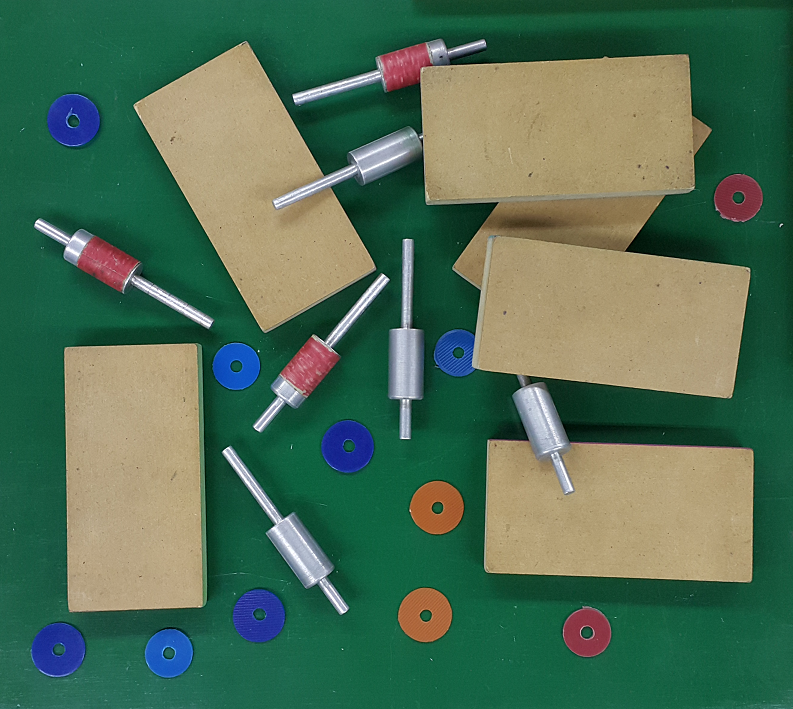
#> input picture Codigo/Clase6/Piezas.png, 793 x 709 px, found by its file name
$ jupyter execute 00.Watersheed.ipynb
#> lines starting #> are read from the running program, lines starting #| are printed output that depends on the picture; after the words box and inside, x2 and y2 are one past the last pixel; in counts of white or black regions, pixels touching at a corner belong together
# Watershed
Segmentación basada en el algoritmo de watershed o "cuenca hidrográfica"

[cell 1]
import numpy as np
import cv2 as cv
import supervision as sv

[cell 2]
# Cargamos la imagen y la binarizamos por el método de Otsu
img = cv.imread('piezas.png')
#> img is the input picture: shape (709, 793, 3); mean B, G, R 85.3, 110.7, 79.5
gray = cv.cvtColor(img,cv.COLOR_BGR2GRAY)
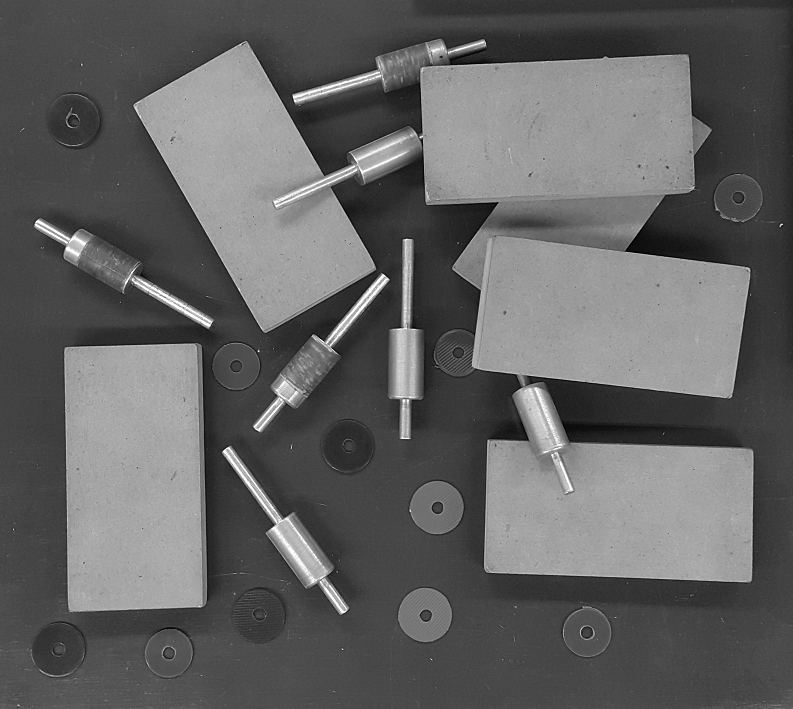
#> gray: shape (709, 793); min 0, max 255, mean 98.5

# Binarizamos...
ret, thresh = cv.threshold(gray, 0, 255, cv.THRESH_BINARY + cv.THRESH_OTSU)
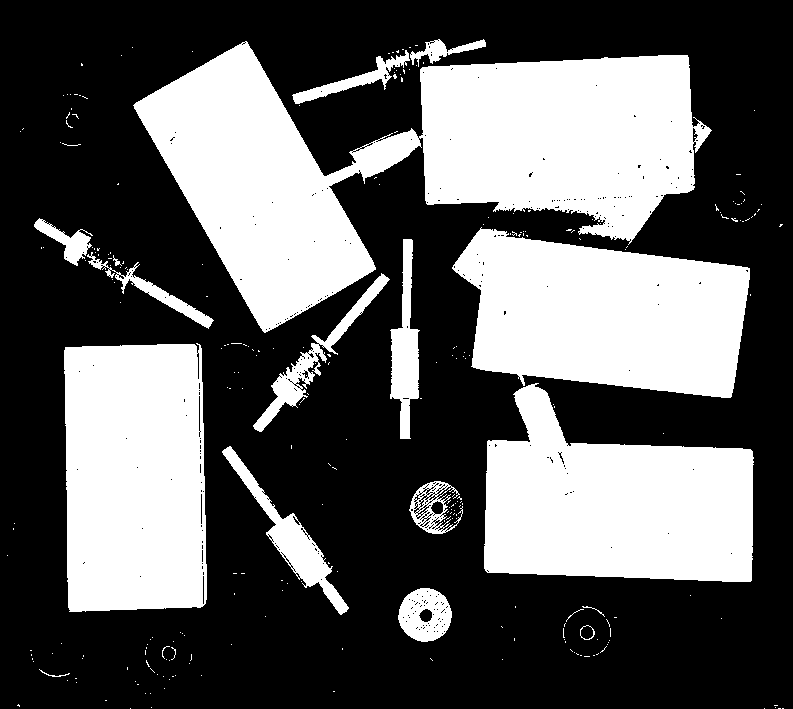
#> thresh: shape (709, 793); 36.7% white; 270 white regions (251 under 20 px), largest, box (x1, y1, x2, y2) and area: (133, 41, 712, 333) 77689, (484, 383, 754, 582) 37376, (452, 227, 750, 398) 36708
#> ret = 111

sv.plot_images_grid(
    images=[img, thresh],
    titles=["Imagen original", "Imagen binarizada"],
    grid_size=(1, 2),)
#> (this line was passed over: supervision is not available in this run)

### Marcadores

El método de watershed por OpenCV precisa que se le indiquen los marcadores (semillas) de manera que no se genere sobresegmentacion.

Esto se logra a través de operaciones morfológicas

#### Operaciones morfológicas

Se busca intentar separar fondo de objetos lo mejor posible. Quedará:

- Una zona de fondo seguro
- Una zona de objetos seguro
- Una zona de incertezas (la resta de las dos anteriores)

### Pre-procesamos mediante operaciones morfologicas

[cell 3]
# Creamos un elemento estructurante y aplicamos operaciones morfologicas
kernel = np.ones((3,3), np.uint8)

# Aplicamos una serie de iteraciones de apertura
opening = cv.morphologyEx(thresh, cv.MORPH_OPEN, kernel, iterations = 5)
#> opening: shape (709, 793); 33.7% white; 12 white regions, largest, box (x1, y1, x2, y2) and area: (421, 55, 694, 238) 39390, (484, 387, 753, 582) 37159, (458, 229, 749, 397) 36411

sv.plot_images_grid(
    images=[thresh, opening],
    titles=["Binarizada", "Binarizada + apertura"],
    grid_size=(1, 2),)
#> (this line was passed over: supervision is not available in this run)

### Buscamos las zonas de objeto (sure foreground) y fondo (sure background)

[cell 4]
# Área de fondo (background) segura. (Zona negra)
sure_bg = cv.dilate(opening, kernel, iterations=5)
#> sure_bg: shape (709, 793); 38.9% white; 9 white regions, largest, box (x1, y1, x2, y2) and area: (453, 224, 758, 587) 83360, (351, 38, 699, 243) 47546, (59, 339, 208, 617) 39627
sv.plot_image(sure_bg)
#> (this line was passed over: supervision is not available in this run)

[cell 5]
# Búsqueda del área de objeto (foreground) segura.
# Transformación de distancia (distancia de cada píxel al cero más cercano)
#------------------------------------------------------------------------------------
# Conviene cerrar primero la figura para que no haya agujeros (ceros) dentro de los objetos que afecten la transformada
closing = cv.morphologyEx(opening, cv.MORPH_CLOSE, kernel, iterations = 2)
#> closing: shape (709, 793); 33.7% white; 12 white regions, largest, box (x1, y1, x2, y2) and area: (421, 55, 694, 238) 39538, (484, 387, 753, 582) 37209, (458, 229, 749, 397) 36438
# Ahora sí aplicamos la transformación de distancia
dist_transform = cv.distanceTransform(closing, cv.DIST_L2, maskSize=5)
# Área de objeto (sure foreground) segura. Zona blanca!
ret, sure_fg = cv.threshold(dist_transform, 0.7*dist_transform.max(), 255, 0)
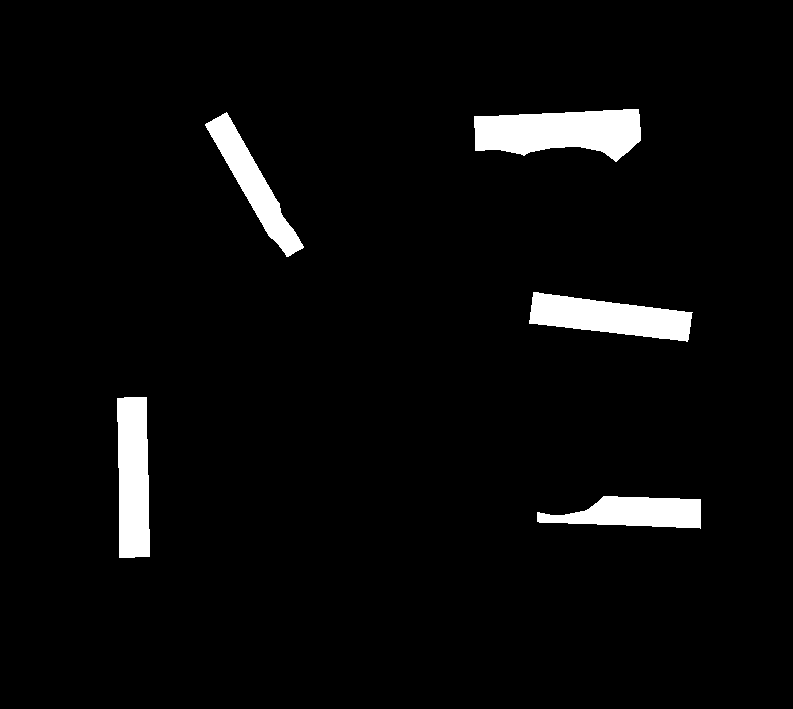
#> sure_fg: shape (709, 793) float32; 4.2% white; 5 white regions, box (x1, y1, x2, y2) and area: (474, 109, 641, 162) 6339, (529, 292, 693, 342) 4892, (117, 397, 150, 558) 4813, (205, 112, 304, 257) 3800, (537, 496, 701, 529) 3670
#> ret = 52.5
# Búsqueda de la región no definida
sure_fg = np.uint8(sure_fg)
unknown = cv.subtract(sure_bg, sure_fg)
#> unknown: shape (709, 793); 34.7% white; 9 white regions, largest, box (x1, y1, x2, y2) and area: (453, 224, 758, 587) 74798, (351, 38, 699, 243) 41207, (132, 40, 378, 333) 35811

#Graficamos...
#=============
sv.plot_images_grid(
    images=[unknown, cv.bitwise_not(sure_bg), sure_fg, dist_transform],
    titles=[
        "Zona desconocida",
        "Fondo seguro",
        "Objetos seguros",
        "Transformación de distancia"],
    grid_size=(1, 4),)
#> (this line was passed over: supervision is not available in this run)

#### Etiquetado

En función del análisis morfológico anterior es que se realiza el etiquetado (utilizando componentes conexos)

- Cada supuesto objeto con una etiqueta diferente
- Los pixeles con incertidumbre con etiqueta 0

[cell 6]
# Etiquetado de marcadores (similar a flood fill)
ret, connected_coord = cv.connectedComponents(sure_fg)
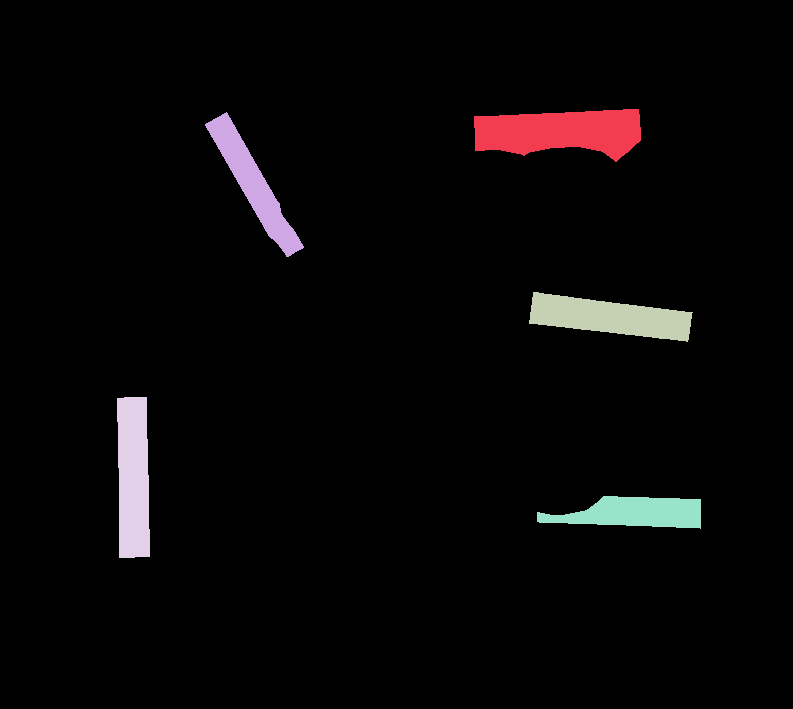
#> connected_coord: shape (709, 793) int32; 6 distinct labels, from 0 to 5; one colour per label, 0 black
#> ret = 6
# Agregar un uno ('1') a todas las etiquetas (para evitar la etiqueta '0')
# CC asigna 0 para el background pero watershed necesita que el 0 este asociado a
# la region desconocida o indefinida
connected_coord = connected_coord + 1
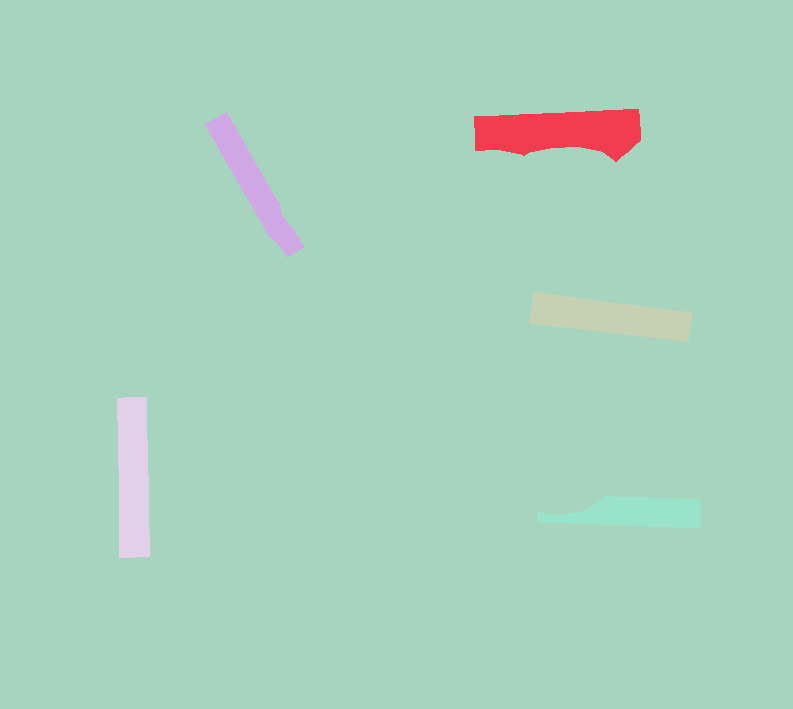
#> connected_coord: shape (709, 793) int32; 6 distinct labels, from 1 to 6; one colour per label, 0 black
# Ahora, marcamos la región de incertezas con cero
connected_coord[unknown==255] = 0
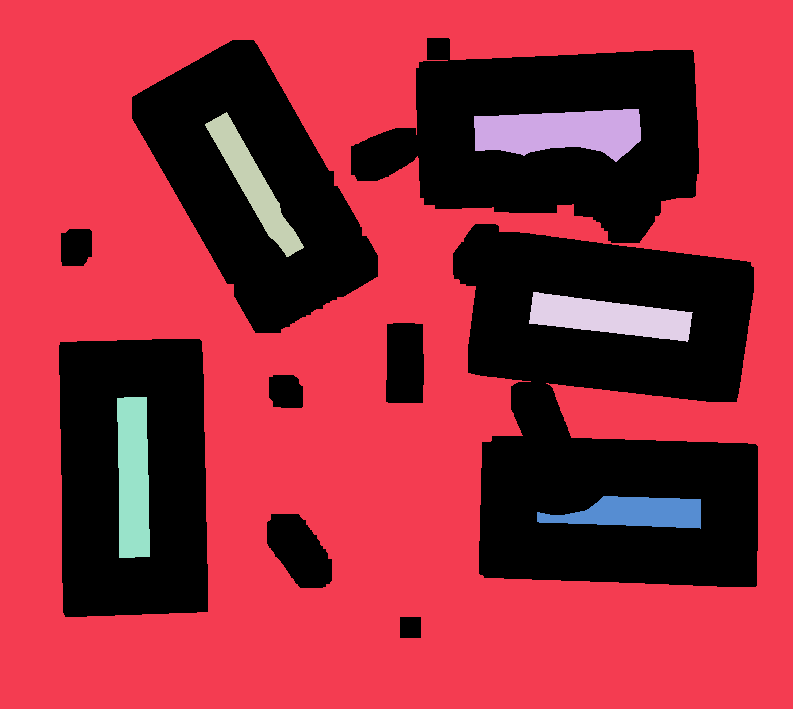
#> connected_coord: shape (709, 793) int32; 7 distinct labels, from 0 to 6; one colour per label, 0 black

print(connected_coord.shape)
#| (709, 793)
sv.plot_image(connected_coord, cmap='jet')
#> (this line was passed over: supervision is not available in this run)

### Watershed

Una vez definidos los marcadores se corre el algoritmo de watersheed.

Los bordes (devueltos por el algoritmo con valor -1) los "pintamos" de color rojo

[cell 7]
img_out = img.copy()
# la salida de watershed es una matriz con -1 en las posiciones de bordes y 1 en los pixeles de background
markers = cv.watershed(img_out, connected_coord)
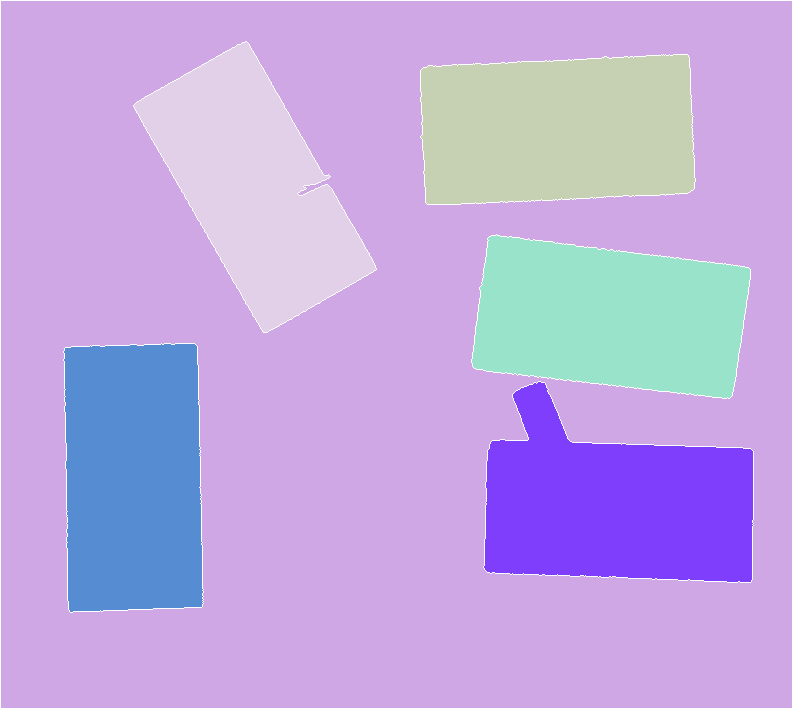
#> markers: shape (709, 793) int32; 7 distinct labels, from -1 to 6; one colour per label, 0 black, -1 white
img_out[markers == -1] = [0,0,255]
#> img_out: shape (709, 793, 3); 1.24% of pixels changed, all inside (x1, y1, x2, y2) = (0, 0, 793, 709)
img_out[markers == 1] = [0,0,0]
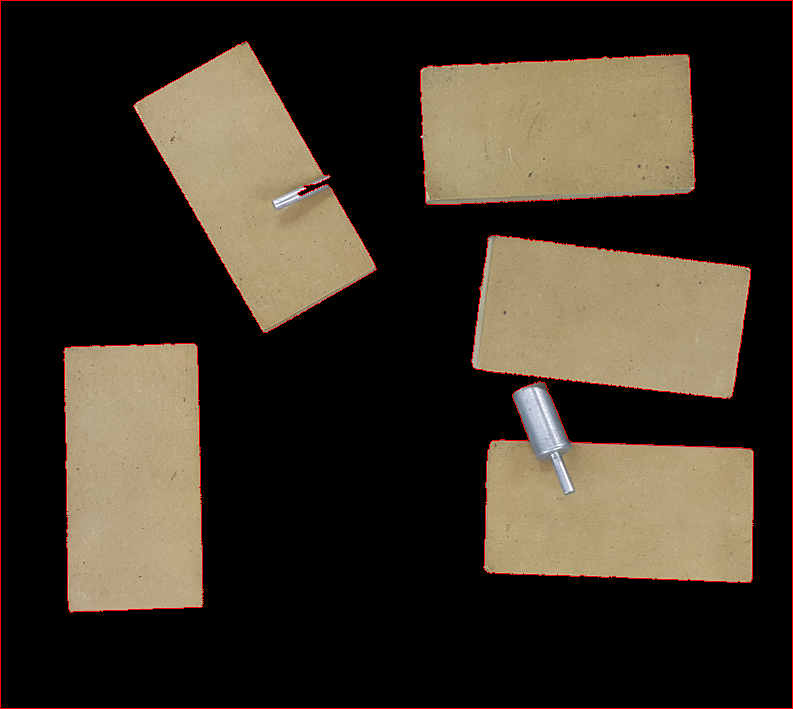
#> img_out: shape (709, 793, 3); mean B, G, R 38.6, 50.7, 59.4

sv.plot_image(img_out, cmap='jet')
#> (this line was passed over: supervision is not available in this run)
